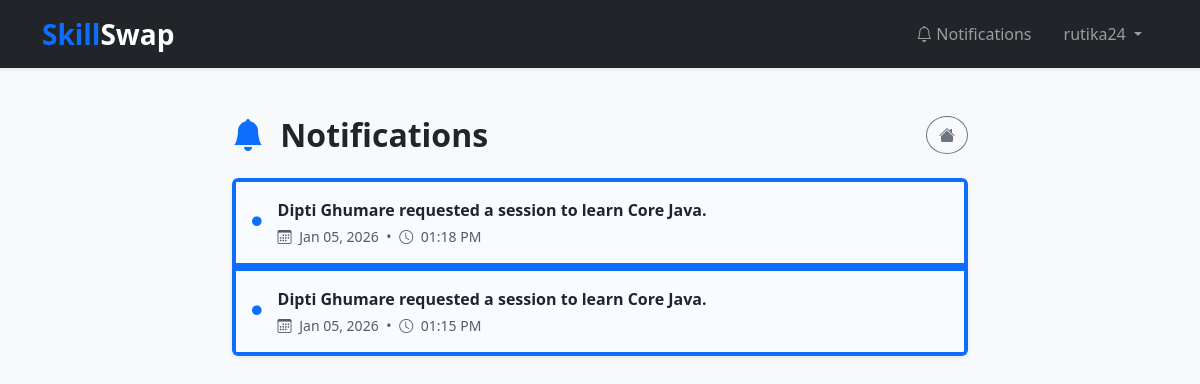
The app's page /notifications/ (signed in) with its own data.
### notifications/models.py (models this page shows, shortened)
class Notification(models.Model):
    user = models.ForeignKey(User, on_delete=models.CASCADE)
    message = models.TextField()
    is_read = models.BooleanField(default=False)
    created_at = models.DateTimeField(auto_now_add=True)

### notifications/views.py (the view)
# urls.py: path("", views.my_notifications, name="my_notifications"),
@login_required
def my_notifications(request):
    notifications = Notification.objects.filter(
        user=request.user
    ).order_by("-created_at")
    return render(
        request,
        "notifications/my_notifications.html",
        {"notifications": notifications},
    )

### templates/notifications/my_notifications.html (shortened to what this page needs)
{% extends "base.html" %}
{% block content %}
<div class="row justify-content-center">
    <div class="col-md-10 col-lg-8">
        <div class="d-flex justify-content-between align-items-center mb-4">
    <h2 class="fw-bold mb-0 text-dark">
        <i class="bi bi-bell-fill text-primary me-2"></i> Notifications
    </h2>
    <a href="{% url 'dashboard' %}"
       class="btn btn-outline-secondary rounded-circle"
       title="Go to Dashboard">
        <i class="bi bi-house-fill"></i>
    </a>
</div>
        {% if notifications %}
        <div class="card border-0 shadow-sm overflow-hidden">
            <div class="list-group list-group-flush">
                {% for n in notifications %}
                <div class="list-group-item list-group-item-action p-3 border-start border-4 {% if not n.is_read %}border-primary bg-light-subtle{% else %}border-transparent opacity-75{% endif %}">
                    <div class="d-flex align-items-start">
                        <div class="flex-shrink-0 mt-2">
                            {% if not n.is_read %}
                                <i class="bi bi-circle-fill text-primary" style="font-size: 0.6rem;"></i>
                            {% else %}
                                <i class="bi bi-check2-all text-muted"></i>
                            {% endif %}
                        </div>
                        <div class="ms-3 flex-grow-1">
                            <p class="mb-1 {% if not n.is_read %}text-dark fw-bold{% else %}text-secondary{% endif %}">
                                {{ n.message }}
                            </p>
                            <div class="text-muted small">
                                <i class="bi bi-calendar3 me-1"></i> {{ n.created_at|date:"M d, Y" }}
                                <span class="mx-1">•</span>
                                <i class="bi bi-clock me-1"></i> {{ n.created_at|date:"h:i A" }}
                            </div>
                        </div>
                    </div>
                </div>
                {% endfor %}
            </div>
        </div>
        {% endif %}
    </div>
</div>
{% endblock %}

### templates/base.html (shortened to what this page needs)
<!DOCTYPE html>
<html>
  <head>
    <link rel="stylesheet" href="https://cdn.jsdelivr.net/npm/bootstrap@5.3.2/dist/css/bootstrap.min.css" />
    <link rel="stylesheet" href="https://cdn.jsdelivr.net/npm/bootstrap-icons@1.11.1/font/bootstrap-icons.css">
  </head>
  <body class="bg-light">
    <nav class="navbar navbar-expand-lg navbar-dark bg-dark shadow-sm mb-5">
      <div class="container">
        <a class="navbar-brand fw-bold fs-3" href="/">
          <span class="text-primary">Skill</span>Swap
        </a>
        <div class="collapse navbar-collapse" id="navbarNav">
          <ul class="navbar-nav ms-auto align-items-lg-center">
            {% if request.user.is_authenticated %}
            <li class="nav-item">
              <a class="nav-link px-3" href="{% url 'my_notifications' %}">
                <i class="bi bi-bell"></i> Notifications
              </a>
            </li>
            <li class="nav-item dropdown px-lg-2">
              <a class="nav-link dropdown-toggle" href="#" role="button" data-bs-toggle="dropdown" aria-expanded="false">
                {{ request.user.username }}
              </a>
            </li>
            {% endif %}
          </ul>
        </div>
      </div>
    </nav>
    <div class="container">
        {% block content %}{% endblock %}
    </div>
  </body>
</html>

### templates/notifications/my_notifications.html (style rules this page uses)
.bg-light-subtle { background-color: #f8fbff !important; }
.list-group-item { border-bottom: 1px solid #f1f1f1; }

### records on screen
Notification: is_read False (drawn), message "Dipti Ghumare requested a session to learn Core Java.", created_at "Jan 05, 2026", created_at "01:18 PM"
Notification: is_read False (drawn), message "Dipti Ghumare requested a session to learn Core Java.", created_at "Jan 05, 2026", created_at "01:15 PM"

### other values on screen
{{ request.user.username }} "rutika24"
